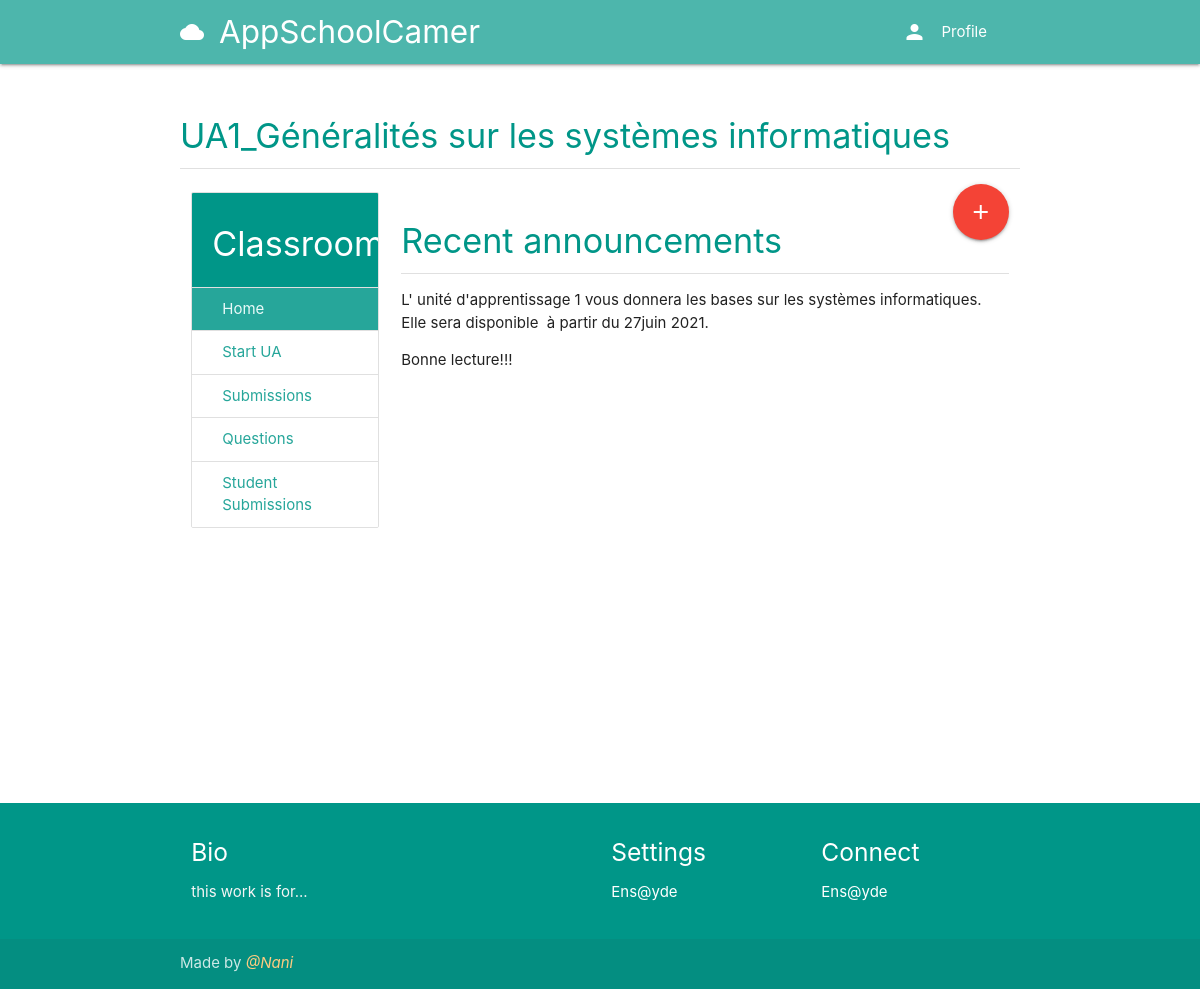
/course/e3a2a62b-95ac-4728-9878-0789d56fcc8a/ (signed in), run on the app's committed database.
### classroom/models.py (models this page shows, shortened)
class Course(models.Model):
	id = models.UUIDField(primary_key=True, default=uuid.uuid4, editable=False)
	picture = models.ImageField(upload_to=user_directory_path)
	title = models.CharField(max_length=200)
	description = models.CharField(max_length=300)
	category = models.ForeignKey(Category, on_delete=models.CASCADE)
	syllabus = RichTextField()
	user = models.ForeignKey(User, on_delete=models.CASCADE, related_name='course_owner')
	enrolled = models.ManyToManyField(User)
	modules = models.ManyToManyField(Module)
	questions = models.ManyToManyField(Question)

### classroom/views.py (the view)
# urls.py: path('<course_id>/', CourseDetail, name='course'),
@login_required
def CourseDetail(request, course_id):
    user = request.user
    course = get_object_or_404(Course, id=course_id)
    teacher_mode = False
    if user == course.user:
        teacher_mode = True
    context = {
        'course': course,
        'teacher_mode': teacher_mode,
    }
    return render(request, 'classroom/course.html', context)

### authy/views.py (called while the page is built)
def SideNavInfo(request):
	user = request.user
	nav_profile = None
	if user.is_authenticated:
		nav_profile = Profile.objects.get(user=user)
	return {'nav_profile': nav_profile}

### direct/views.py (called while the page is built)
def CheckDirects(request):
    directs_count = 0
    if request.user.is_authenticated:
        directs_count = Message.objects.filter(user=request.user, is_read=False).count()
    return {'directs_count': directs_count}

### student_portal/templates/classroom/course.html (shortened to what this page needs)
{% extends 'base.html' %}
{% load static %}
{% block content %}
<div class="section">
	<h4 class="teal-text ">{{ course.title }}</h4>
	<div class="divider"></div>
</div>
<div class="row">
<div class="col s3">
      <ul class="collection with-header">
        <li class="collection-header teal white-text"><h4>Classroom</h4></li>
        <a href="{% url 'course' course.id %}" class="collection-item active">Home</a>
        {% if user.profile.user_type == 'teacher' or user.is_superuser or user.profile.user_type == 'student' %}
        <a href="{% url 'modules' course.id %}" class="collection-item">Start UA</a>
        <a href="{% url 'submissions' course.id %}" class="collection-item">Submissions</a>
        <a href="{% url 'questions' course.id %}" class="collection-item">Questions</a>
        {% endif %}
        {% if user.profile.user_type == 'teacher' or user.is_superuser or user.profile.user_type == 'parent' %}
          <a href="{% url 'student-submissions' course.id %}" class="collection-item">Student Submissions</a>
        {% endif %}
      </ul>
</div>
<div class="col s9">
  {% if user.profile.user_type == 'teacher' or user.is_superuser %}
    <a class="btn-floating btn-large waves-effect waves-light red right"><i class="material-icons">add</i></a>
  {% endif %}
  <div class="section">
    <h4 class="teal-text ">Recent announcements</h4>
    <div class="divider"></div>
    {{ course.syllabus | safe }}
  </div>
</div>
</div>
{% endblock %}

### data on the page
Course: title "UA1_Généralités sur les systèmes informatiques", syllabus "L' unité d'apprentissage 1 vous donnera les bases sur les systèmes informatiques. Elle sera disponible à partir du 27juin 2021. Bonne lecture!!!"
